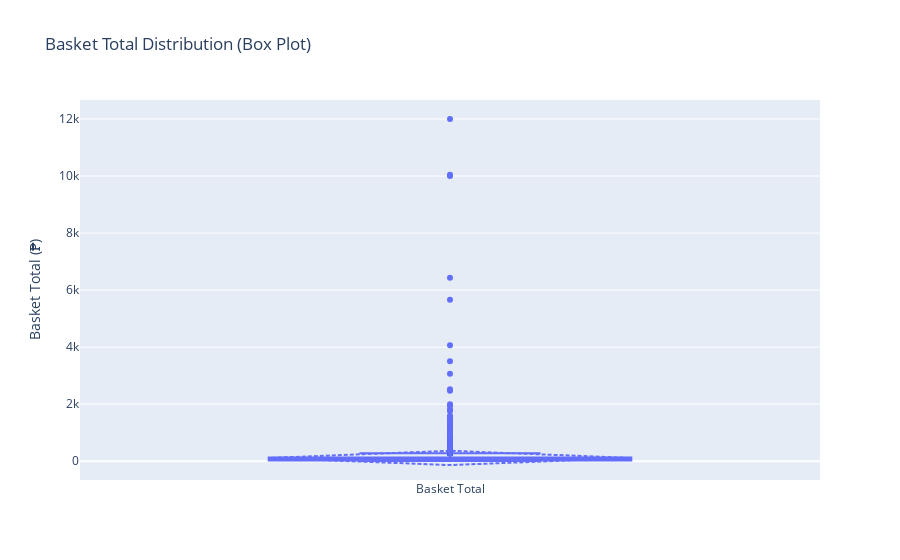
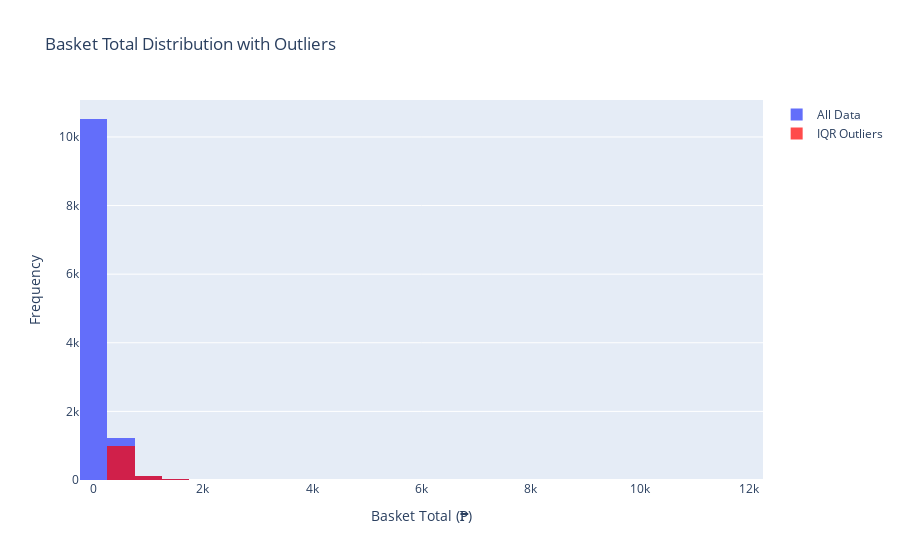
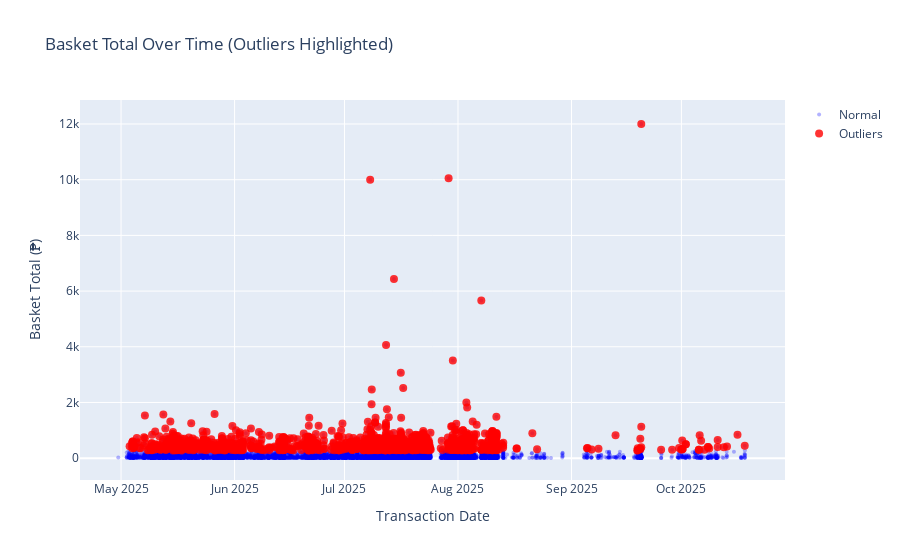
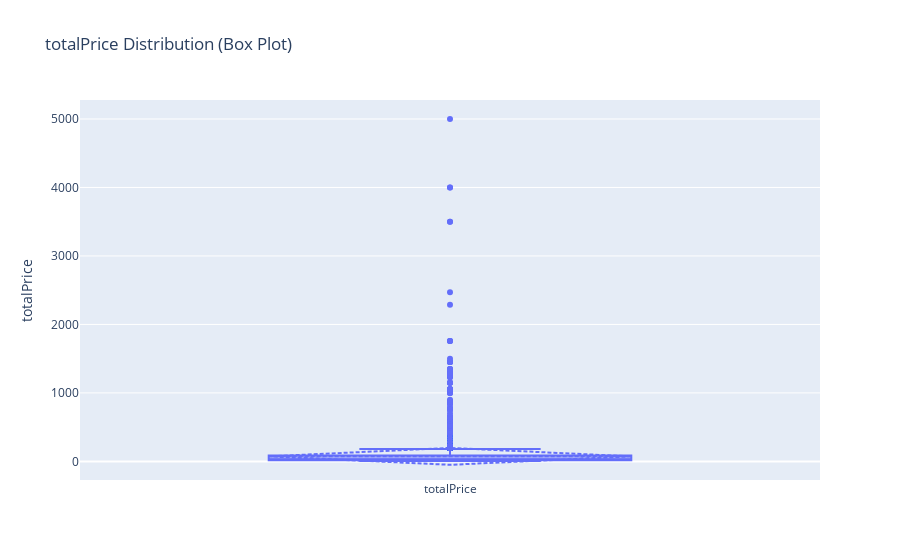

The notebook cell these images were saved under, in order:
### Code cell
## Outlier Detection for Average Metrics

# Columns used in average calculations that need outlier checking
# 1. totals_totalAmount_voice (basket_total) - used for avg_spend
# 2. totalPrice, unitPrice, quantity - used for item-level averages

def detect_outliers_iqr(df, column, multiplier=1.5):
    """Detect outliers using IQR method."""
    Q1 = df[column].quantile(0.25)
    Q3 = df[column].quantile(0.75)
    IQR = Q3 - Q1
    lower_bound = Q1 - multiplier * IQR
    upper_bound = Q3 + multiplier * IQR
    outliers = df[(df[column] < lower_bound) | (df[column] > upper_bound)]
    return outliers, lower_bound, upper_bound, Q1, Q3, IQR

def detect_outliers_zscore(df, column, threshold=3):
    """Detect outliers using Z-score method."""
    from scipy import stats
    z_scores = np.abs(stats.zscore(df[column].dropna()))
    outlier_mask = z_scores > threshold
    outliers = df[outlier_mask]
    return outliers, z_scores

def print_outlier_summary(df, column, outliers_iqr, outliers_zscore, lower_bound, upper_bound):
    """Print summary statistics for outliers."""
    print(f"\n{'='*60}")
    print(f"OUTLIER ANALYSIS: {column}")
    print(f"{'='*60}")
    print(f"\nTotal records: {len(df):,}")
    print(f"Non-null values: {df[column].notna().sum():,}")
    print(f"\nBasic Statistics:")
    print(f"  Mean: ₱{df[column].mean():,.2f}")
    print(f"  Median: ₱{df[column].median():,.2f}")
    print(f"  Std Dev: ₱{df[column].std():,.2f}")
    print(f"  Min: ₱{df[column].min():,.2f}")
    print(f"  Max: ₱{df[column].max():,.2f}")
    print(f"\nIQR Method Outliers (1.5x IQR):")
    print(f"  Lower bound: ₱{lower_bound:,.2f}")
    print(f"  Upper bound: ₱{upper_bound:,.2f}")
    print(f"  Outlier count: {len(outliers_iqr):,} ({len(outliers_iqr)/len(df)*100:.2f}%)")
    print(f"\nZ-Score Method Outliers (|z| > 3):")
    print(f"  Outlier count: {len(outliers_zscore):,} ({len(outliers_zscore)/len(df)*100:.2f}%)")
    
    if len(outliers_iqr) > 0:
        print(f"\nTop 10 IQR Outliers:")
        top_outliers = outliers_iqr.nlargest(10, column)[['InteractionID', column, 'TransactionDate', 'gender_clean', 'age_bucket']]
        print(top_outliers.to_string(index=False))

# 1. Outlier detection for basket_total (totals_totalAmount_voice)
print("\n" + "="*60)
print("BASKET TOTAL OUTLIER DETECTION")
print("="*60)

# Convert to numeric if not already
filtered['totals_totalAmount_voice'] = pd.to_numeric(filtered['totals_totalAmount_voice'], errors='coerce')
basket_data = filtered[filtered['totals_totalAmount_voice'].notna()].copy()

if len(basket_data) > 0:
    outliers_iqr, lower_bound, upper_bound, Q1, Q3, IQR = detect_outliers_iqr(
        basket_data, 'totals_totalAmount_voice', multiplier=1.5
    )
    outliers_zscore, z_scores = detect_outliers_zscore(
        basket_data, 'totals_totalAmount_voice', threshold=3
    )
    
    print_outlier_summary(
        basket_data, 'totals_totalAmount_voice', 
        outliers_iqr, outliers_zscore, lower_bound, upper_bound
    )
    
    # Visualization: Box plot
    fig_box = go.Figure()
    fig_box.add_trace(go.Box(
        y=basket_data['totals_totalAmount_voice'],
        name='Basket Total',
        boxmean='sd'
    ))
    fig_box.update_layout(
        title='Basket Total Distribution (Box Plot)',
        yaxis_title='Basket Total (₱)',
        showlegend=False
    )
    fig_box.show()
    
    # Visualization: Histogram with outlier markers
    fig_hist = go.Figure()
    fig_hist.add_trace(go.Histogram(
        x=basket_data['totals_totalAmount_voice'],
        name='All Data',
        nbinsx=50
    ))
    if len(outliers_iqr) > 0:
        fig_hist.add_trace(go.Histogram(
            x=outliers_iqr['totals_totalAmount_voice'],
            name='IQR Outliers',
            nbinsx=50,
            marker_color='red',
            opacity=0.7
        ))
    fig_hist.update_layout(
        title='Basket Total Distribution with Outliers',
        xaxis_title='Basket Total (₱)',
        yaxis_title='Frequency',
        barmode='overlay'
    )
    fig_hist.show()
    
    # Visualization: Scatter plot of outliers over time
    if len(outliers_iqr) > 0:
        fig_scatter = go.Figure()
        fig_scatter.add_trace(go.Scatter(
            x=basket_data['TransactionDate'],
            y=basket_data['totals_totalAmount_voice'],
            mode='markers',
            name='Normal',
            marker=dict(color='blue', size=4, opacity=0.3)
        ))
        fig_scatter.add_trace(go.Scatter(
            x=outliers_iqr['TransactionDate'],
            y=outliers_iqr['totals_totalAmount_voice'],
            mode='markers',
            name='Outliers',
            marker=dict(color='red', size=8, opacity=0.8)
        ))
        fig_scatter.update_layout(
            title='Basket Total Over Time (Outliers Highlighted)',
            xaxis_title='Transaction Date',
            yaxis_title='Basket Total (₱)'
        )
        fig_scatter.show()

# 2. Outlier detection for item-level metrics (totalPrice, unitPrice, quantity)
print("\n" + "="*60)
print("ITEM-LEVEL METRICS OUTLIER DETECTION")
print("="*60)

item_metrics = ['totalPrice', 'unitPrice', 'quantity']
for metric in item_metrics:
    if metric in items_df.columns:
        metric_data = items_df[items_df[metric].notna()].copy()
        
        if len(metric_data) > 0:
            outliers_iqr, lower_bound, upper_bound, Q1, Q3, IQR = detect_outliers_iqr(
                metric_data, metric, multiplier=1.5
            )
            outliers_zscore, z_scores = detect_outliers_zscore(
                metric_data, metric, threshold=3
            )
            
            print_outlier_summary(
                metric_data, metric,
                outliers_iqr, outliers_zscore, lower_bound, upper_bound
            )
            
            # Visualization: Box plot for each metric
            fig_box = go.Figure()
            fig_box.add_trace(go.Box(
                y=metric_data[metric],
                name=metric,
                boxmean='sd'
            ))
            fig_box.update_layout(
                title=f'{metric} Distribution (Box Plot)',
                yaxis_title=f'{metric}',
                showlegend=False
            )
            fig_box.show()

print("\n" + "="*60)
print("OUTLIER DETECTION COMPLETE")
print("="*60)
print("\nRecommendations:")
print("1. Review outliers to determine if they are data errors or legitimate extreme values")
print("2. Consider capping outliers at reasonable thresholds if they skew averages")
print("3. Document any data quality issues found")
print("4. Consider using median instead of mean for metrics with many outliers")

### Figure 1 — Plotly figure (JSON) as saved in the notebook; plotly's stock layout.template omitted (floating-point values rounded to 4 significant figures; data arrays with more than 128 entries replaced by an {"elided": "..."} marker saying what was removed)
{"data": [{"boxmean": "sd", "name": "Basket Total", "type": "box", "y": {"elided": "11892 float values"}}], "layout": {"showlegend": false, "title": {"text": "Basket Total Distribution (Box Plot)"}, "yaxis": {"title": {"text": "Basket Total (₱)"}}}}

### Figure 2 — Plotly figure (JSON) as saved in the notebook; plotly's stock layout.template omitted (floating-point values rounded to 4 significant figures; data arrays with more than 128 entries replaced by an {"elided": "..."} marker saying what was removed)
{"data": [{"name": "All Data", "nbinsx": 50, "type": "histogram", "x": {"elided": "11892 float values"}}, {"marker": {"color": "red"}, "name": "IQR Outliers", "nbinsx": 50, "opacity": 0.7, "type": "histogram", "x": {"elided": "1149 float values"}}], "layout": {"barmode": "overlay", "title": {"text": "Basket Total Distribution with Outliers"}, "xaxis": {"title": {"text": "Basket Total (₱)"}}, "yaxis": {"title": {"text": "Frequency"}}}}

### Figure 3 — Plotly figure (JSON) as saved in the notebook; plotly's stock layout.template omitted (floating-point values rounded to 4 significant figures; data arrays with more than 128 entries replaced by an {"elided": "..."} marker saying what was removed)
{"data": [{"marker": {"color": "blue", "opacity": 0.3, "size": 4}, "mode": "markers", "name": "Normal", "type": "scatter", "x": {"elided": "11892 str values"}, "y": {"elided": "11892 float values"}}, {"marker": {"color": "red", "opacity": 0.8, "size": 8}, "mode": "markers", "name": "Outliers", "type": "scatter", "x": {"elided": "1149 str values"}, "y": {"elided": "1149 float values"}}], "layout": {"title": {"text": "Basket Total Over Time (Outliers Highlighted)"}, "xaxis": {"title": {"text": "Transaction Date"}}, "yaxis": {"title": {"text": "Basket Total (₱)"}}}}

### Figure 4 — Plotly figure (JSON) as saved in the notebook; plotly's stock layout.template omitted (floating-point values rounded to 4 significant figures; data arrays with more than 128 entries replaced by an {"elided": "..."} marker saying what was removed)
{"data": [{"boxmean": "sd", "name": "totalPrice", "type": "box", "y": {"elided": "22613 float values"}}], "layout": {"showlegend": false, "title": {"text": "totalPrice Distribution (Box Plot)"}, "yaxis": {"title": {"text": "totalPrice"}}}}
